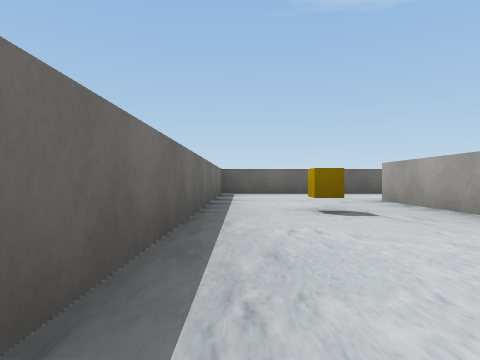
View 1 (above)

17 first-person views from a walk through a scene from a Unity 3-D project. The camera is 0.55 m above the floor, looks level and sees 75° across. The floor is counted in squares, 2 m on a side. Each view is taken from the middle of a square. On the plan, view 1 faces up. The plan holds only what a view shows up to about 9 squares ahead; the rest is blank. The player is left out. Some surface patterns are stand-ins.

View 2
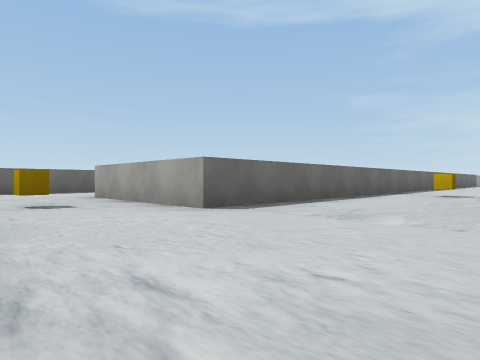

View 3
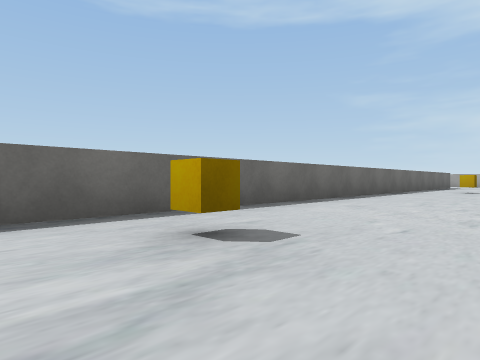

View 4
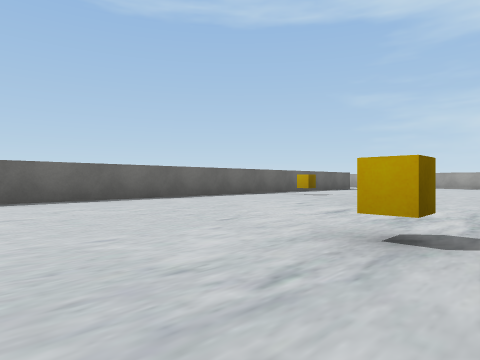

View 5
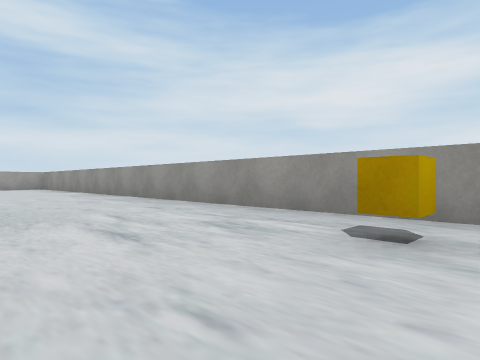

View 6
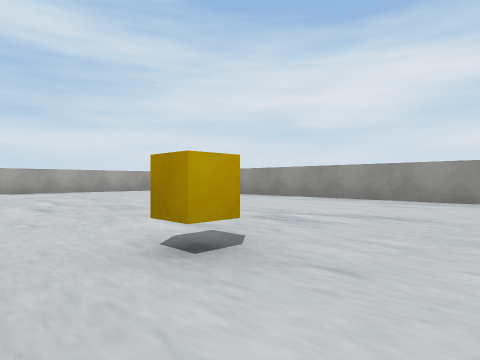

View 7
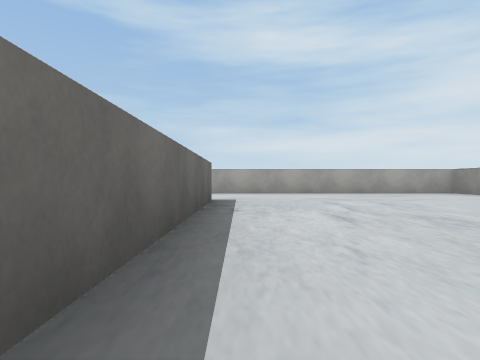

View 8
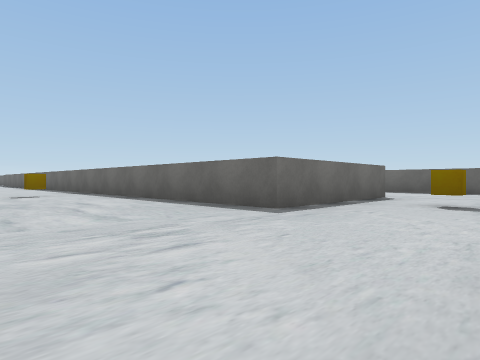

View 9
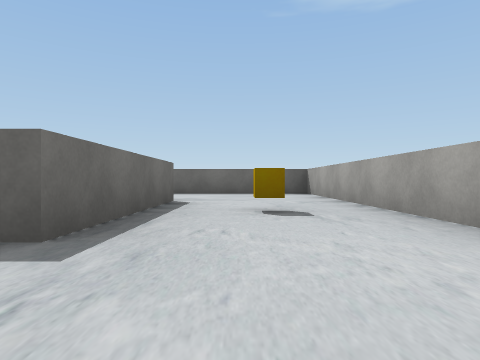

View 10
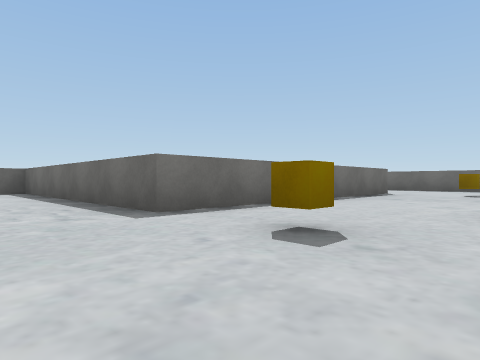

View 11
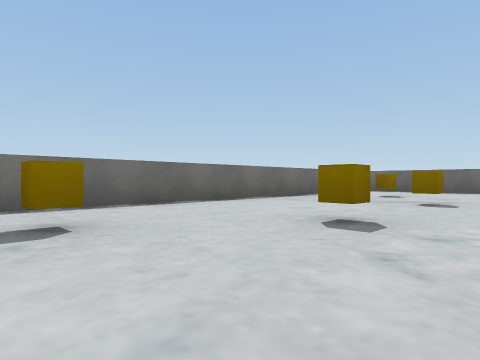

View 12
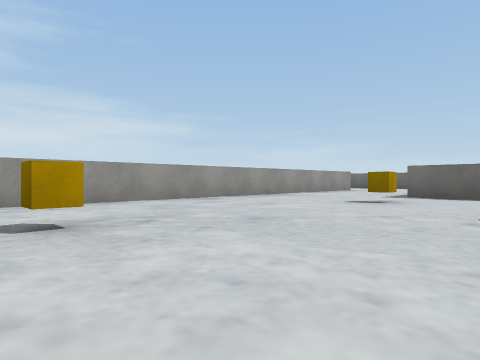

View 13
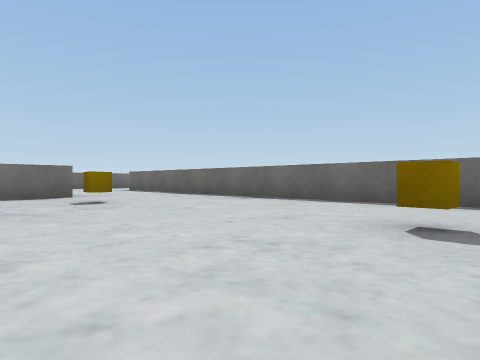

View 14
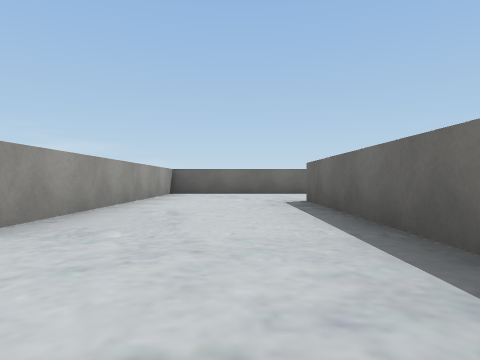

View 15
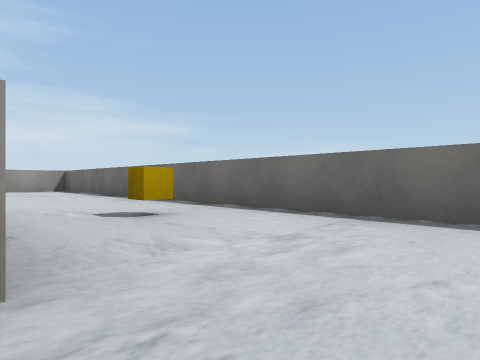

View 16
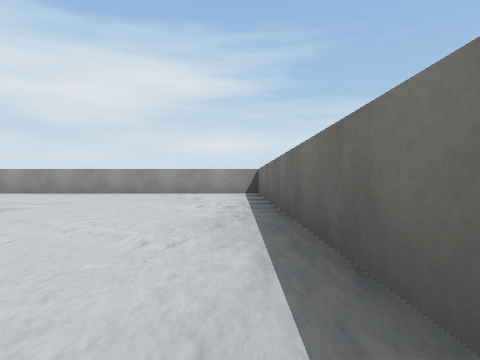

View 17
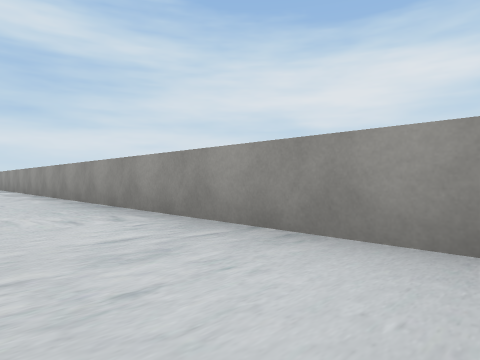

### Floor plan
Points are (right, up) in squares from view 1. A wall is a line through its corners. A room is listed if a view was taken in it or the views show most of it. See-through windows are left out.
Room 1 (views 1, 2, 3, 4, 5, 6, 7, 8, 9, 17)
walls: (17.1, 4.2) (17.1, 1.4) (1.9, 1.4); (-0.4, 1.5) (-0.4, -3.4) (19.4, -3.4) (19.4, 6.4) (16.2, 6.4)
ways out: opening at (0.5, 1) to room 2
objects: cube (6, 0); cube (10, -2); cube (13, 0); cube (18, 3)
Room 2 (views 10, 11, 12, 13, 14, 15, 16)
walls: (4.6, 11.8) (4.6, 6.4) (-0.4, 6.4) (-0.4, 1.5); (9.5, 13.9) (1.9, 13.9); (-0.4, 13.5) (-0.4, 11.6) (4.2, 11.6); (1.9, 1.4) (1.9, 4.1) (9.5, 4.1)
ways out: opening at (0.5, 1) to room 1; opening at (0.5, 14)
objects: cube (1, 3); cube (6, 7); cube (6, 12); cube (7, 8); cube (7, 10); cube (10, 6); cube (10, 12)

Positions as (right, up) in squares from view 1, and headings:
1: (0, 0), facing up
2: (0, -1), facing up-right
3: (5, -1), facing up-right
4: (8, -3), facing up-right
5: (9, -1), facing down-right
6: (12, 1), facing down-right
7: (13, 1), facing right
8: (19, -1), facing up-left
9: (18, 0), facing up
10: (7, 5), facing up-left
11: (8, 6), facing up-left
12: (10, 8), facing down-left
13: (10, 10), facing up-left
14: (6, 13), facing left
15: (2, 5), facing down-left
16: (0, 3), facing down
17: (0, -2), facing down-right
